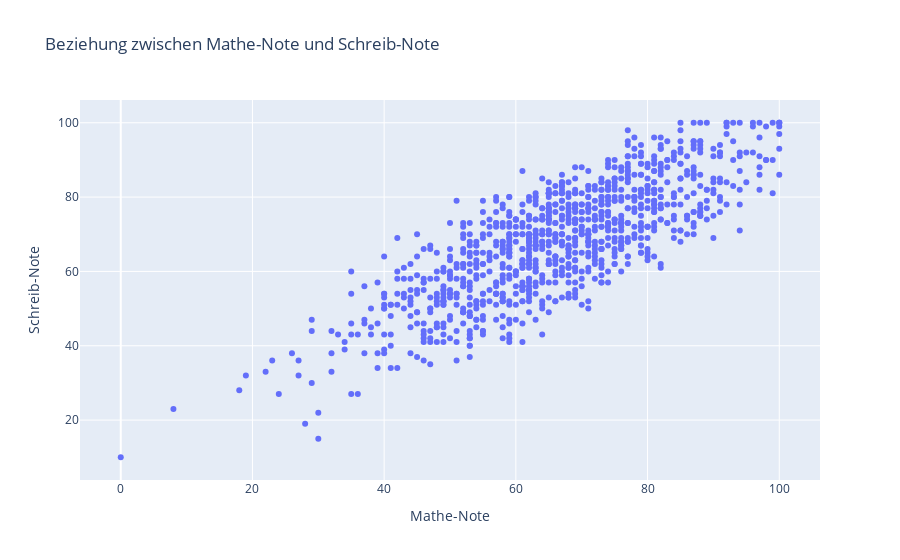

Notebook source saved alongside this figure:
### Markdown cell above
Beziehung zweier Variablen --> Punktediagramm

### Code cell
fig = px.scatter(df, x="math score", y="writing score",
                 labels={
                     "math score": "Mathe-Note",
                     "writing score": "Schreib-Note",
                 },
                title="Beziehung zwischen Mathe-Note und Schreib-Note")
fig.show()

### Figure 1 — Plotly figure (JSON) as saved in the notebook; plotly's stock layout.template omitted (floating-point values rounded to 4 significant figures; data arrays with more than 128 entries replaced by an {"elided": "..."} marker saying what was removed)
{"data": [{"hovertemplate": "Mathe-Note=%{x}<br>Schreib-Note=%{y}<extra></extra>", "legendgroup": "", "marker": {"color": "#636efa", "symbol": "circle"}, "mode": "markers", "name": "", "orientation": "v", "showlegend": false, "type": "scatter", "x": {"elided": "1000 int values"}, "xaxis": "x", "y": {"elided": "1000 int values"}, "yaxis": "y"}], "layout": {"legend": {"tracegroupgap": 0}, "title": {"text": "Beziehung zwischen Mathe-Note und Schreib-Note"}, "xaxis": {"anchor": "y", "domain": [0, 1], "title": {"text": "Mathe-Note"}}, "yaxis": {"anchor": "x", "domain": [0, 1], "title": {"text": "Schreib-Note"}}}}
